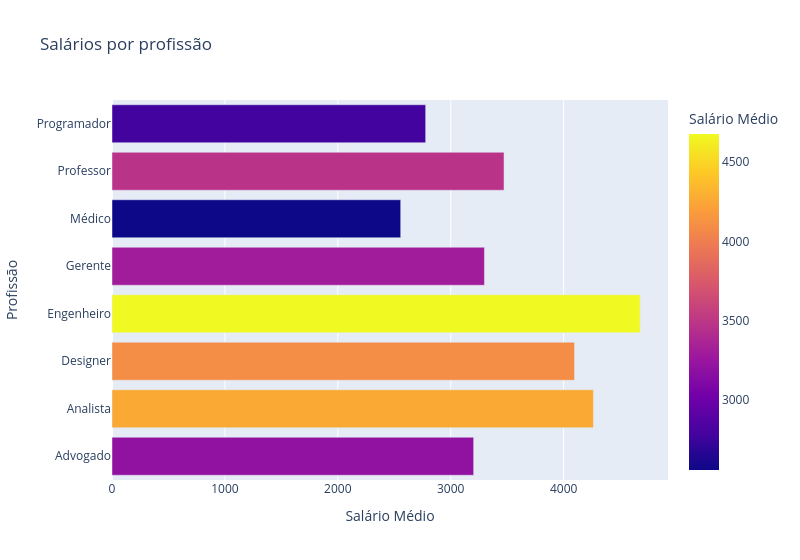

Here is the notebook cell this chart was saved with:
### Markdown cell above
Com mapa de calor

### Code cell
#Agrupando e calculando a média salarial por profissão
salario_por_profissao = df.groupby('Profissão')['Salário'].mean().reset_index() # Agrupar por profissão e calcular a média salarial'
#Criando gráfico de barras horizontais
fig = px.bar(salario_por_profissao, 
             x='Salário', 
             y='Profissão', 
             orientation='h', 
             title='Salários por profissão', 
             labels={'Salário': 'Salário Médio', 'Profissão': 'Profissão'},
             color='Salário', # Adicionando a cor baseada nos valores de salário
             width=800) # Definindo a largura do gráfico
#Exibir o gráfico
fig.show()

### Figure 1 — Plotly figure (JSON) as saved in the notebook; plotly's stock layout.template omitted (floating-point values rounded to 4 significant figures)
{"data": [{"hovertemplate": "Salário Médio=%{marker.color}<br>Profissão=%{y}<extra></extra>", "legendgroup": "", "marker": {"color": [3203.0, 4264.0, 4096.0, 4678.0, 3298.0, 2557.0, 3472.0, 2778.0], "coloraxis": "coloraxis", "pattern": {"shape": ""}}, "name": "", "orientation": "h", "showlegend": false, "textposition": "auto", "type": "bar", "x": [3203.0, 4264.0, 4096.0, 4678.0, 3298.0, 2557.0, 3472.0, 2778.0], "xaxis": "x", "y": ["Advogado", "Analista", "Designer", "Engenheiro", "Gerente", "Médico", "Professor", "Programador"], "yaxis": "y"}], "layout": {"barmode": "relative", "coloraxis": {"colorbar": {"title": {"text": "Salário Médio"}}, "colorscale": [[0, "#0d0887"], [0.1111, "#46039f"], [0.2222, "#7201a8"], [0.3333, "#9c179e"], [0.4444, "#bd3786"], [0.5556, "#d8576b"], [0.6667, "#ed7953"], [0.7778, "#fb9f3a"], [0.8889, "#fdca26"], [1, "#f0f921"]]}, "legend": {"tracegroupgap": 0}, "title": {"text": "Salários por profissão"}, "width": 800, "xaxis": {"anchor": "y", "domain": [0, 1], "title": {"text": "Salário Médio"}}, "yaxis": {"anchor": "x", "domain": [0, 1], "title": {"text": "Profissão"}}}}
